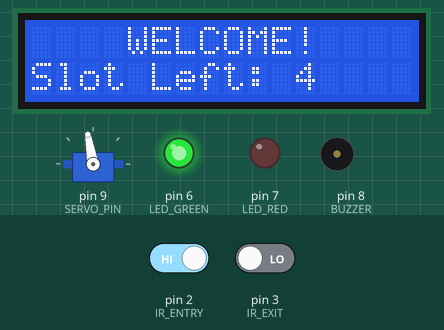
Recording of a sketch running on a simulated Arduino Uno, built with avr-gcc and run on an emulated ATmega328P. Shown: 16×2 character LCD, servo, output pins drawn as LEDs (lit = HIGH), buzzer (waves = sounding, pin HIGH). The test bench sets the inputs (shaded band); at power-on: pin 2 (IR_ENTRY) HIGH, pin 3 (IR_EXIT) LOW.

Above: at 3.2 s.
3.3 s: pin 2 (IR_ENTRY) driven LOW
At 6.1 s:
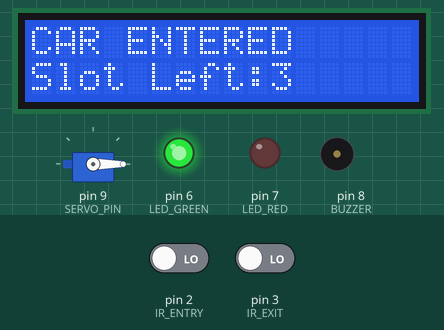
6.3 s: pin 2 (IR_ENTRY) driven HIGH
At 7.9 s:
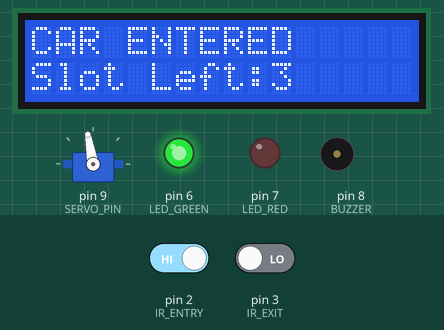
8.8 s: pin 3 (IR_EXIT) driven HIGH
At 10.9 s:
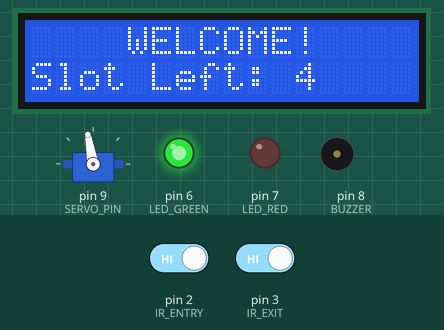
Timing chart, 0 to 12.4 s (numbered marks = the images above; inputs shaded):
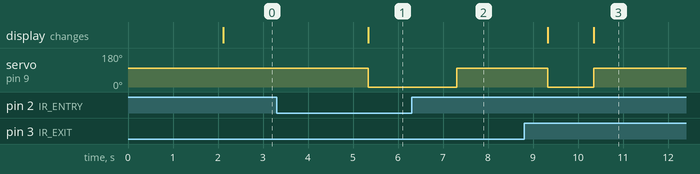

The sketch:

gnd_5.ino
```cpp
#include <Wire.h>
#include <LiquidCrystal_I2C.h>
#include <Servo.h>

#define IR_ENTRY  2
#define IR_EXIT   3
#define LED_GREEN 6
#define LED_RED   7
#define BUZZER    8
#define SERVO_PIN 9
#define MAX_SLOTS 4
#define GATE_OPEN   0
#define GATE_CLOSED 100

LiquidCrystal_I2C lcd(0x27, 16, 2);
Servo gateServo;
int slots = MAX_SLOTS;

void showMessage(const char* line1, const char* line2, int slotsLeft = -1) {
  lcd.clear();
  lcd.setCursor(0, 0); lcd.print(line1);
  lcd.setCursor(0, 1); lcd.print(line2);
  if (slotsLeft >= 0) lcd.print(slotsLeft);
}

void updateLEDs() {
  digitalWrite(LED_GREEN, slots > 0);
  digitalWrite(LED_RED,   slots == 0);
}

void openGate(int sensorPin) {
  gateServo.write(GATE_OPEN);
  while (digitalRead(sensorPin) == LOW);
  delay(1000);
  gateServo.write(GATE_CLOSED);
}

void setup() {
  lcd.init();
  lcd.backlight();

  pinMode(IR_ENTRY, INPUT);
  pinMode(IR_EXIT,  INPUT);
  pinMode(LED_GREEN, OUTPUT);
  pinMode(LED_RED,   OUTPUT);
  pinMode(BUZZER,    OUTPUT);

  gateServo.attach(SERVO_PIN);
  gateServo.write(GATE_CLOSED);
  digitalWrite(LED_GREEN, HIGH);

  showMessage("  ARDUINO", "PARKING SYSTEM");
  delay(2000);
}

void loop() {

  if (digitalRead(IR_ENTRY) == LOW) {
    delay(2000);
    if (slots > 0) {
      slots--;
      showMessage("CAR ENTERED", "Slot Left:", slots);
      openGate(IR_ENTRY);
    } else {
      digitalWrite(BUZZER, HIGH);
      showMessage("SORRY :(", "Parking Full");
      while (digitalRead(IR_ENTRY) == LOW);
      digitalWrite(BUZZER, LOW);
    }
  }

  if (digitalRead(IR_EXIT) == LOW && slots < MAX_SLOTS) {
    delay(2000);
    slots++;
    showMessage("CAR EXITED", "Slot Left:", slots);
    openGate(IR_EXIT);
  }

  updateLEDs();

  lcd.setCursor(0, 0); lcd.print("    WELCOME!    ");
  lcd.setCursor(0, 1); lcd.print("Slot Left: "); lcd.print(slots); lcd.print("  ");
}
```

Measured:
- after the input at 3.3 s, servo on pin 9 (SERVO_PIN): 100° → 0° after 2.0 s; the display: changes after 2.0 s (image 1)
- after the input at 6.3 s, servo on pin 9 (SERVO_PIN): 0° → 100° after 1.0 s
- after the input at 8.8 s, the display: first differs from a run without the input after 1.6 s (image 3)
